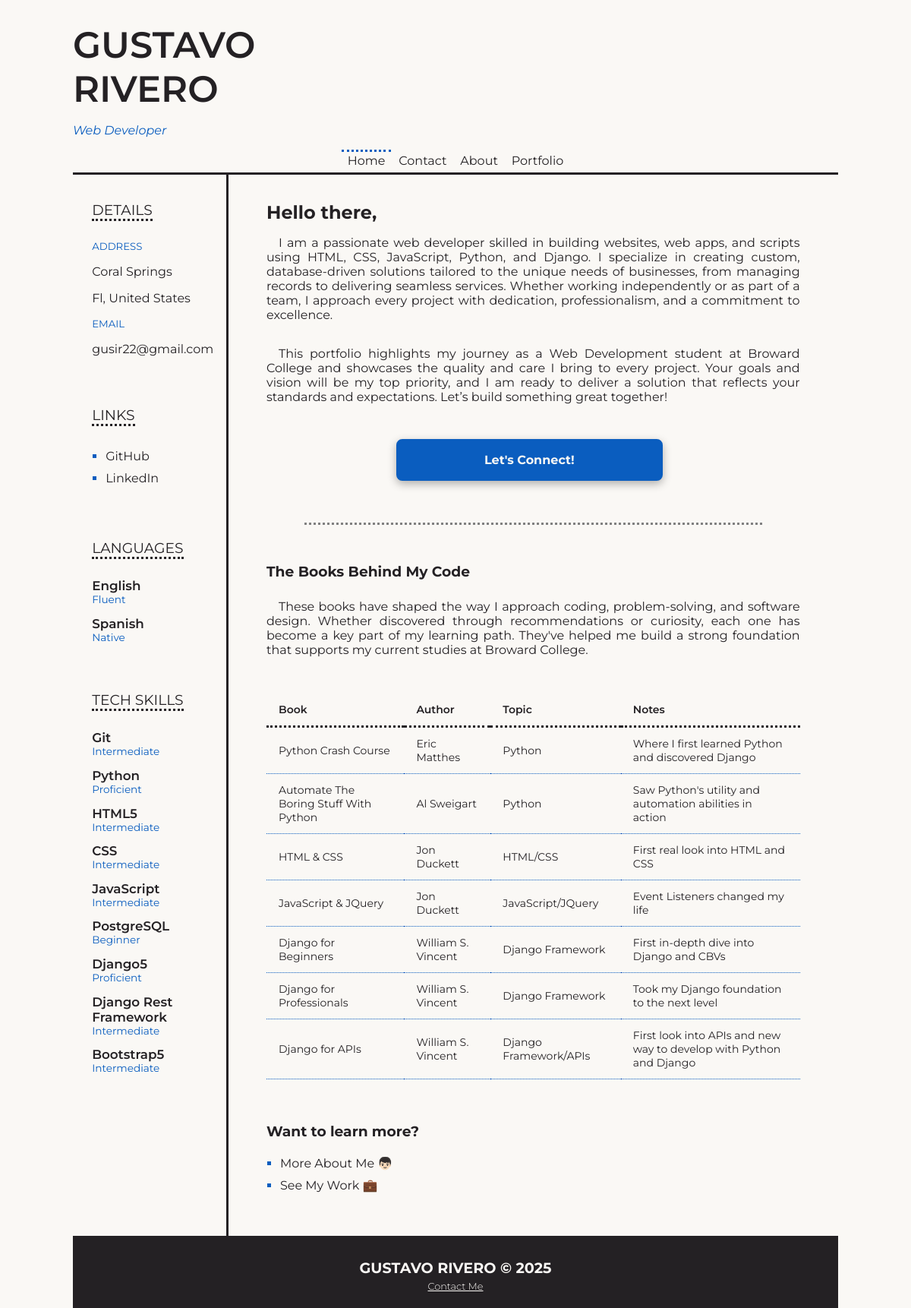
The page / on the database its author committed.
### pages/models.py (models this page shows, shortened)
class Book(models.Model):
    title = models.CharField(max_length=75)
    author = models.CharField(max_length=100)
    topic = models.CharField(max_length=45)
    notes = models.CharField(max_length=100)  # the notes should be quick messages
    book_link = models.URLField()  # link to book source purchase

### pages/views.py (the view)
# urls.py: path("", HomePageView.as_view(), name="home"),
class HomePageView(TemplateView):
    template_name = "pages/home.html"
    def get_context_data(self, **kwargs):
        context = super().get_context_data(**kwargs)
        context['custom_context'] = "I am a custom context str!"  # add custom context data here
        context['book_list'] = Book.objects.all()  # get all book instances for table
        return context

### pages/templatetags/custom_filters.py (called while the page is built)
@register.filter
def get_base_of_path(value, delimiter='/'):
    return value.split(delimiter)[1]

### templates/pages/home.html (shortened to what this page needs)
{% extends "_base.html" %}
{% block content %}
    <div class="container">
        <div class="row">
            <div class="col-12">
                <h2 id="home-header">Hello there,</h2>
            </div>
            <div class="col-12">
                <p class="text-indented">
                    I am a passionate web developer skilled in building websites, web apps, and scripts using HTML,
                    CSS, JavaScript, Python, and Django. I specialize in creating custom, database-driven solutions
                    tailored to the unique needs of businesses, from managing records to delivering seamless services.
                    Whether working independently or as part of a team, I approach every project with dedication,
                    professionalism, and a commitment to excellence.
                </p>
            </div>
            <div class="col-12">
                <p class="text-indented">
                    This portfolio highlights my journey as a Web Development student at Broward College and
                    showcases the quality and care I bring to every project. Your goals and vision will be my top
                    priority, and I am ready to deliver a solution that reflects your standards and expectations.
                    Let’s build something great together!
                </p>
            </div>
            <div class="col-12">
                <div class="cta-container">
                    <a class="cta-btn" href="{% url 'contact' %}">Let's Connect!</a>
                </div>
                <div class="cta-divider"></div>
            </div>
        </div>
        <div class="row">
            <div class="col-12">
                <h3 id="book-header">The Books Behind My Code</h3>
                <p class="text-indented">
                    These books have shaped the way I approach coding, problem-solving, and software design.
                    Whether discovered through recommendations or curiosity, each one has become a key part of my learning path.
                    They've helped me build a strong foundation that supports my current studies at Broward College.
                </p>
            </div>
            <div class="col-12">
                <table class="book-table">
                    <thead>
                        <tr>
                            <th>Book</th>
                            <th>Author</th>
                            <th>Topic</th>
                            <th>Notes</th>
                        </tr>
                    </thead>
                    <tbody>
                        {% for book in book_list %}
                            <tr onclick="window.open('{{book.book_link}}', '_blank');">
                                <td>{{book.title}}</td>
                                <td>{{book.author}}</td>
                                <td>{{book.topic}}</td>
                                <td>{{book.notes}}</td>
                            </tr>
                        {% endfor %}
                    </tbody>
                </table>
            </div>
        </div>
        <div class="row">
            <div class="col-12">
                <h3 class="more-header">Want to learn more?</h2>
            </div>
            <div class="col-12">
                <ul class="links-list">
                    <li class="links-item">
                        <a class="links-link" href="{% url 'about' %}">More About Me &#128102;&#127995;</a>
                    </li>
                    <li class="links-item">
                        <a class="links-link" href="{% url 'portfolio_list' %}">See My Work &#128188;</a>
                    </li>
                </ul>
            </div>
        </div>
    </div>
{% endblock content %}

### static/css/main.css (style rules this page uses)
:root { --black: #242124; --white: #FAF8F5; --primary: #0A5DBF; --important: #BF260A; --complementary: #DBB02F; }
* { font-family: "Montserrat", serif; font-style: normal; box-sizing: border-box; color: var(--black); }
html, body { padding: 0; margin: 0; background: var(--white); color: var(--black); height: 100%; }
body { padding: 2.5% 8%; }
h1, h2, h3, h4, h5, h6 { margin: 0; }
.text-indented { text-indent: 16px; text-align: justify; }

### static/css/containers.css (style rules this page uses)
.container { width: 100%; margin: 0; padding: 0; display: block; }
.row { display: flex; justify-content: flex-start; flex-wrap: wrap; gap: 0; height: auto; width: 100%; }
[class*="col-"] { padding: 0; height: auto; box-sizing: border-box; }
.col-12 { width: 100%; }

### static/css/aside.css (style rules this page uses)
.links-list { list-style-type: square; padding-left: 18px; }
.links-item { color: var(--primary); padding: 5px 0; }
.links-link { color: var(--black); text-decoration: none; }

### static/css/home.css (style rules this page uses)
#home-header { margin: 0; padding: 0; }
.cta-container { display: flex; justify-content: center; }
.cta-divider { border-bottom: 3px dotted gray; margin: 25px 50px; }
.more-header { margin-top: 25px; }
#book-header { margin: 25px 0; }

### static/css/buttons.css (style rules this page uses)
.btn, .btn-secondary, .fp-btn, .fp-btn-secondary, .cta-btn { margin: 30px 0; margin-right: 10px; padding: 10px 18px; font-weight: bold; color: var(--white); background: var(--primary); border: 0; border-radius: 8px; border: 3px solid var(--primary); cursor: pointer; text-decoration: none; display: inline-block; box-shadow: 0 4px 12px rgba(0,0,0,0.1); }
.cta-btn { text-align: center; padding: 15px 24px; width: 50%; box-shadow: 0 4px 12px rgba(0,0,0,0.3); }

### static/css/table.css (style rules this page uses)
.book-table { width: 100%; border-collapse: collapse; margin: 32px 0; font-size: 14px; font-family: "Segoe UI", sans-serif; }
.book-table thead { background-color: var(--white); border-bottom: 3px dotted var(--black); }
.book-table th, .book-table td { padding: 12px 16px; text-align: left; border-bottom: 1px dotted var(--primary); }
.book-table th { color: var(--black); font-weight: 600; }

### rows shown on the page
Book: title "Python Crash Course", author "Eric Matthes", topic "Python", notes "Where I first learned Python and discovered Django"
Book: title "Automate The Boring Stuff With Python", author "Al Sweigart", topic "Python", notes "Saw Python's utility and automation abilities in action"
Book: title "HTML & CSS", author "Jon Duckett", topic "HTML/CSS", notes "First real look into HTML and CSS"
Book: title "JavaScript & JQuery", author "Jon Duckett", topic "JavaScript/JQuery", notes "Event Listeners changed my life"
Book: title "Django for Beginners", author "William S. Vincent", topic "Django Framework", notes "First in-depth dive into Django and CBVs"
Book: title "Django for Professionals", author "William S. Vincent", topic "Django Framework", notes "Took my Django foundation to the next level"
Book: title "Django for APIs", author "William S. Vincent", topic "Django Framework/APIs", notes "First look into APIs and new way to develop with Python and Django"
